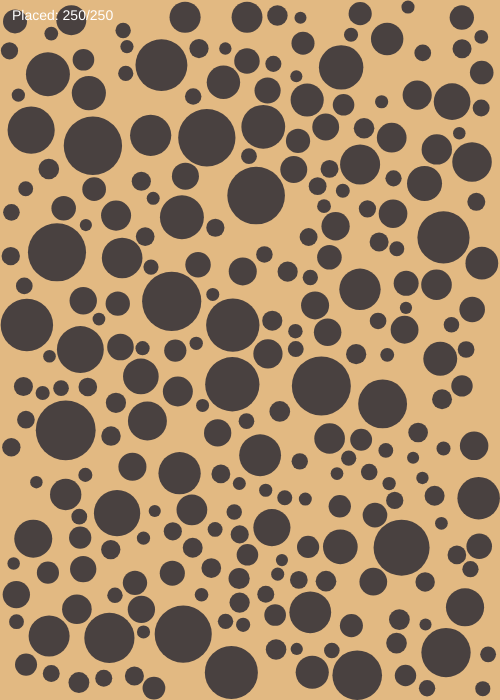
Frame 1 (no input)
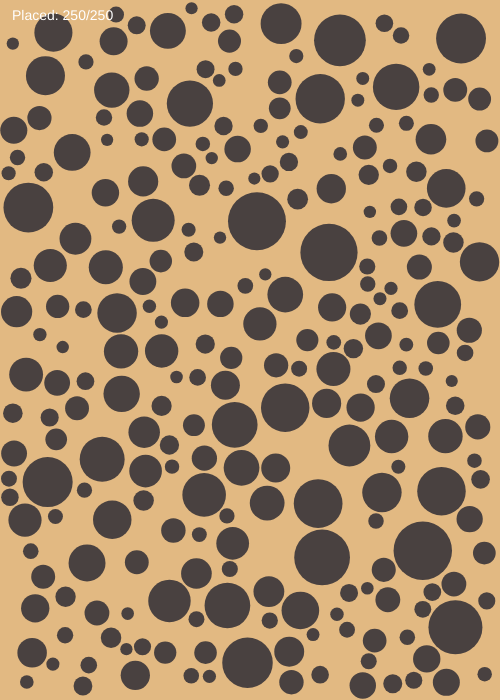
Frame 2 (the mouse pressed at the canvas centre, redrawn once)

The p5.js sketch that drew these frames (run headless with seeded random() and noise() and a simulated clock; the mouse was pressed at the canvas centre and the sketch redrawn once):

// p5.js sketch
// ── sketch.js
/**
 * Compilation: CirclePackingBinLattice.js
 * Dependencies: p5.js
 * Data files: none
 * 
 * Implements optimized circle packing using spatial grid (bin lattice) for
 * collision detection. Divides canvas into uniform grid cells and only tests
 * circles within neighboring cells, dramatically reducing collision checks.
 * 
 * Algorithm: Rejection sampling with spatial grid optimization
 * - Generate random circle with constrained position
 * - Insert into spatial grid based on position
 * - Test collision only against circles in neighboring cells
 * - Accept if no collision, repeat until target reached
 * 
 * Optimization: Spatial grid reduces collision checks from O(n) to O(k) where
 * k is the average number of circles in adjacent cells (typically << n).
 *
 * For additional information, see:
 * https://www.red3d.com/cwr/papers/2000/pip.pdf
 * https://natureofcode.com/autonomous-agents/
 *
 * @author Chloe Choi
 * @author Alexandros Haridis
 */

// Configuration constants
const TARGET_COUNT = 250;     // desired number of circles to pack
const MIN_R = 6;              // minimum circle radius in pixels
const MAX_R = 30;             // maximum circle radius in pixels
const PADDING = 1.5;          // minimum spacing between circle edges in pixels
const MAX_ATTEMPTS = 200000;  // upper limit on placement attempts to prevent infinite loops

// Global state
let circles = [];  // array of successfully placed circle objects

// Spatial grid for optimized collision detection
let grid = new Map();  // maps cell coordinates to arrays of circles
let CELL_SIZE;         // size of each grid cell in pixels

/**
 * Initialize canvas and spatial grid
 * @effects creates canvas, sets drawing to static mode, and initializes grid cell size
 */
function setup() {
  createCanvas(500, 700);
  noLoop();
  
  // Cell size = maximum possible interaction distance
  // Any two circles cannot collide if they're in non-adjacent cells
  CELL_SIZE = MAX_R * 2 + PADDING;
}

/**
 * Main rendering loop
 * @requires setup() has been called
 * @effects sets background, packs circles, draws them, and displays stats
 */
function draw() {
  background(226, 185, 130);  // background color
  packCircles();
  
  // Draw all successfully placed circles
  fill(73, 65, 64);  // circle color
  noStroke();
  for (const c of circles) {
    circle(c.x, c.y, c.r * 2);
  }
  
  // Uncomment to display placement statistics in top-left corner
  fill(255);
  textSize(14);
  text(`Placed: ${circles.length}/${TARGET_COUNT}`, 12, 20);
}

/**
 * Main packing algorithm using rejection sampling with spatial grid
 * 
 * Algorithm:
 * 1. Clear circles array and spatial grid
 * 2. Generate random candidate circle with constrained position
 * 3. Use spatial grid to test collision only with nearby circles
 * 4. If no collision, add circle to array and insert into grid
 * 5. Repeat until TARGET_COUNT reached or MAX_ATTEMPTS exceeded
 * 
 * The spatial grid dramatically reduces collision checks by partitioning
 * space into cells and only testing circles in adjacent cells.
 * 
 * @requires global constants TARGET_COUNT, MAX_ATTEMPTS are positive
 * @effects modifies global circles array and grid with successfully packed circles
 */
function packCircles() {
  circles = [];  // reset to empty array
  grid.clear();  // clear spatial grid
  let attempts = 0;
  
  while (circles.length < TARGET_COUNT && attempts < MAX_ATTEMPTS) {
    attempts++;
    const candidate = makeRandomCircle();
    
    if (!collidesGrid(candidate)) {
      circles.push(candidate);
      insertIntoGrid(candidate);
    }
  }
}

/**
 * Generate a random circle with constrained position
 * 
 * Position is constrained to keep entire circle within canvas bounds.
 * Radius is randomly selected from [MIN_R, MAX_R].
 * 
 * @returns {Object} circle object with {x, y, r} properties
 */
function makeRandomCircle() {
  const r = random(MIN_R, MAX_R);
  
  return {
    x: random(r, width - r),   // constrain x to keep circle in bounds
    y: random(r, height - r),  // constrain y to keep circle in bounds
    r: r
  };
}

/**
 * Check collision using spatial grid
 * 
 * Algorithm:
 * 1. Determine which grid cell the candidate occupies
 * 2. Check candidate against circles in that cell and 8 neighboring cells
 * 3. Use standard circle-circle distance test for each nearby circle
 * 
 * This reduces collision checks from O(n) to O(k) where k is the number
 * of circles in the 9-cell neighborhood (typically very small).
 * 
 * @param {Object} c - circle to test with {x, y, r} properties
 * @returns {boolean} true if circle collides with any existing circle
 */
function collidesGrid(c) {
  const cx = floor(c.x / CELL_SIZE);
  const cy = floor(c.y / CELL_SIZE);
  
  // Check this cell + 8 neighboring cells (3×3 grid)
  for (let dy = -1; dy <= 1; dy++) {
    for (let dx = -1; dx <= 1; dx++) {
      const key = cellKey(cx + dx, cy + dy);
      const bucket = grid.get(key);
      if (!bucket) continue;
      
      // Test against all circles in this cell
      for (const o of bucket) {
        const minDist = c.r + o.r + PADDING;
        const dx = c.x - o.x;
        const dy = c.y - o.y;
        
        if (dx * dx + dy * dy < minDist * minDist) {
          return true;  // collision detected
        }
      }
    }
  }
  
  return false;  // no collisions in neighboring cells
}

/**
 * Insert circle into spatial grid
 * 
 * Determines which grid cell the circle occupies based on its center
 * position and adds it to that cell's bucket.
 * 
 * @param {Object} c - circle to insert with {x, y, r} properties
 * @effects modifies global grid by adding circle to appropriate cell
 */
function insertIntoGrid(c) {
  const cx = floor(c.x / CELL_SIZE);
  const cy = floor(c.y / CELL_SIZE);
  const key = cellKey(cx, cy);
  
  if (!grid.has(key)) grid.set(key, []);
  grid.get(key).push(c);
}

/**
 * Generate unique key for grid cell coordinates
 * 
 * @param {number} x - cell x-coordinate
 * @param {number} y - cell y-coordinate
 * @returns {string} unique string identifier for cell
 */
function cellKey(x, y) {
  return `${x},${y}`;
}
